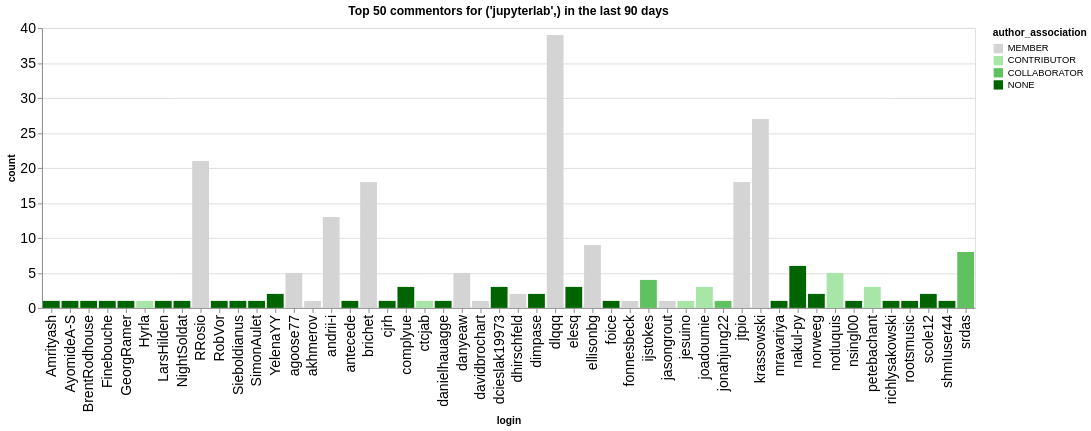

Notebook code for this chart:
### Code cell
n_plot = 50
charts = []
for ii, (iorg, idata) in enumerate(commentors.groupby(['org'])):
    title = f"Top {n_plot} commentors for {iorg} in the last {n_days} days"
    idata = idata.groupby('login', as_index=False).agg({'count': 'sum', 'author_association': 'first'})
    idata = idata.sort_values('count', ascending=False).head(n_plot)
    ch = alt.Chart(data=idata.head(n_plot), title=title).mark_bar().encode(
        x='login',
        y='count',
        color=alt.Color('author_association', scale=alt.Scale(domain=author_types, range=author_colors))
    )
    charts.append(ch)
alt.hconcat(*charts)

### Figure 1 — Vega-Lite specification as saved in the notebook (floating-point values rounded to 4 significant figures)
{"config": {"axisLeft": {"labelFontSize": 15}, "axisBottom": {"labelFontSize": 15}}, "hconcat": [{"mark": {"type": "bar"}, "encoding": {"color": {"field": "author_association", "scale": {"domain": ["MEMBER", "CONTRIBUTOR", "COLLABORATOR", "NONE"], "range": ["rgb(211.82745098039214, 211.82745098039214, 211.82745098039214)", "rgb(166.98562091503268, 229.89803921568628, 166.98562091503268)", "rgb(96.37647058823529, 192.75294117647059, 96.37647058823529)", "rgb(0.0, 100.3921568627451, 0.0)"]}, "type": "nominal"}, "x": {"field": "login", "type": "nominal"}, "y": {"field": "count", "type": "quantitative"}}, "title": "Top 50 commentors for ('jupyterlab',) in the last 90 days"}], "data": {"name": "data-86666c504fde1d4ca6677b4c114e16b6"}, "$schema": "https://vega.github.io/schema/vega-lite/v5.20.1.json", "datasets": {"data-86666c504fde1d4ca6677b4c114e16b6": [{"login": "dlqqq", "count": 39, "author_association": "MEMBER"}, {"login": "krassowski", "count": 27, "author_association": "MEMBER"}, {"login": "RRosio", "count": 21, "author_association": "MEMBER"}, {"login": "jtpio", "count": 18, "author_association": "MEMBER"}, {"login": "brichet", "count": 18, "author_association": "MEMBER"}, {"login": "andrii-i", "count": 13, "author_association": "MEMBER"}, {"login": "ellisonbg", "count": 9, "author_association": "MEMBER"}, {"login": "srdas", "count": 8, "author_association": "COLLABORATOR"}, {"login": "nakul-py", "count": 6, "author_association": "NONE"}, {"login": "notluquis", "count": 5, "author_association": "CONTRIBUTOR"}, {"login": "danyeaw", "count": 5, "author_association": "MEMBER"}, {"login": "agoose77", "count": 5, "author_association": "MEMBER"}, {"login": "ijstokes", "count": 4, "author_association": "COLLABORATOR"}, {"login": "joadoumie", "count": 3, "author_association": "CONTRIBUTOR"}, {"login": "petebachant", "count": 3, "author_association": "CONTRIBUTOR"}, {"login": "elesq", "count": 3, "author_association": "NONE"}, {"login": "complyue", "count": 3, "author_association": "NONE"}, {"login": "dcieslak19973", "count": 3, "author_association": "NONE"}, {"login": "dimpase", "count": 2, "author_association": "NONE"}, {"login": "norweeg", "count": 2, "author_association": "NONE"}, {"login": "dhirschfeld", "count": 2, "author_association": "MEMBER"}, {"login": "YelenaYY", "count": 2, "author_association": "NONE"}, {"login": "scole12", "count": 2, "author_association": "NONE"}, {"login": "ctcjab", "count": 1, "author_association": "CONTRIBUTOR"}, {"login": "cjrh", "count": 1, "author_association": "NONE"}, {"login": "antecede", "count": 1, "author_association": "NONE"}, {"login": "akhmerov", "count": 1, "author_association": "MEMBER"}, {"login": "NightSoldat", "count": 1, "author_association": "NONE"}, {"login": "SimonAulet", "count": 1, "author_association": "NONE"}, {"login": "Sieboldianus", "count": 1, "author_association": "NONE"}, {"login": "LarsHilden", "count": 1, "author_association": "NONE"}, {"login": "RobVor", "count": 1, "author_association": "NONE"}, {"login": "Amrityash", "count": 1, "author_association": "NONE"}, {"login": "AyomideA-S", "count": 1, "author_association": "NONE"}, {"login": "BrentRodhouse", "count": 1, "author_association": "NONE"}, {"login": "Finebouche", "count": 1, "author_association": "NONE"}, {"login": "GeorgRamer", "count": 1, "author_association": "NONE"}, {"login": "Hyrla", "count": 1, "author_association": "CONTRIBUTOR"}, {"login": "danielhauagge", "count": 1, "author_association": "NONE"}, {"login": "jesuino", "count": 1, "author_association": "CONTRIBUTOR"}, {"login": "jonahjung22", "count": 1, "author_association": "COLLABORATOR"}, {"login": "jasongrout", "count": 1, "author_association": "MEMBER"}, {"login": "foice", "count": 1, "author_association": "NONE"}, {"login": "davidbrochart", "count": 1, "author_association": "MEMBER"}, {"login": "fonnesbeck", "count": 1, "author_association": "MEMBER"}, {"login": "mravariya", "count": 1, "author_association": "NONE"}, {"login": "richlysakowski", "count": 1, "author_association": "NONE"}, {"login": "nsingl00", "count": 1, "author_association": "NONE"}, {"login": "shmIuser44", "count": 1, "author_association": "NONE"}, {"login": "rootsmusic", "count": 1, "author_association": "NONE"}]}}
